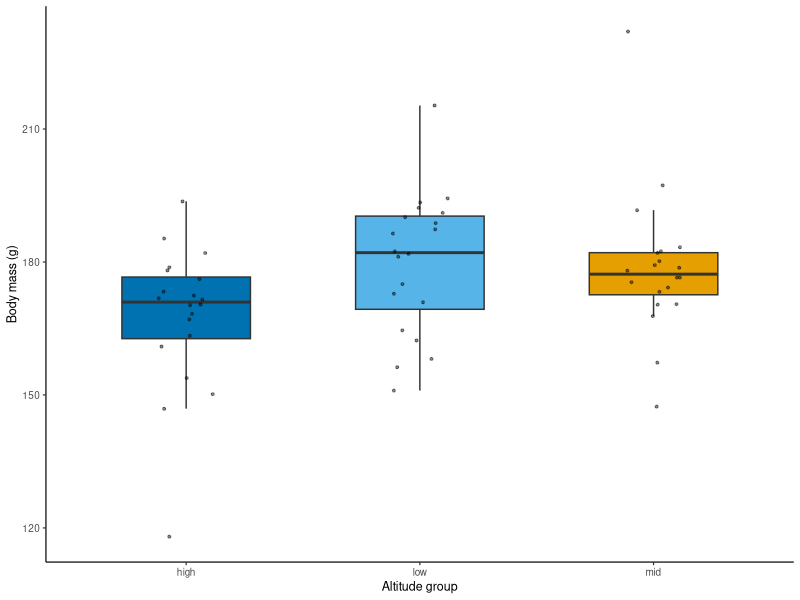
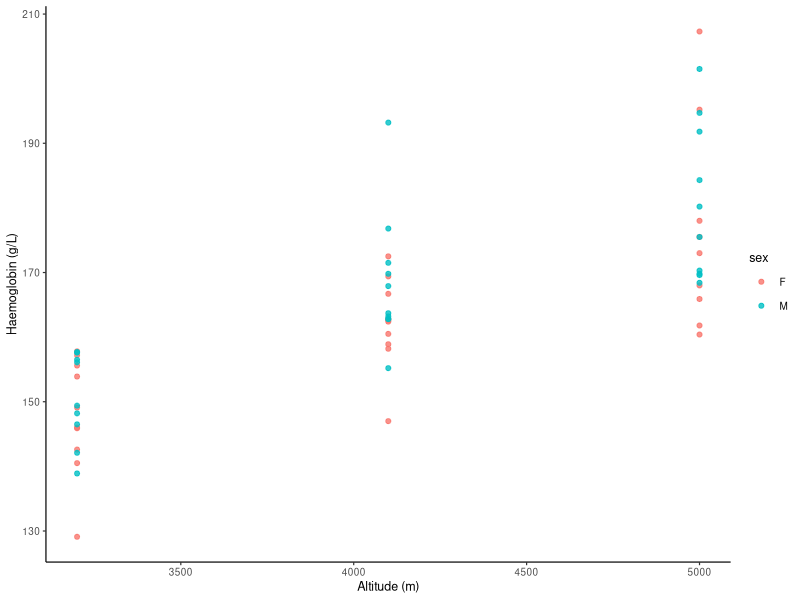
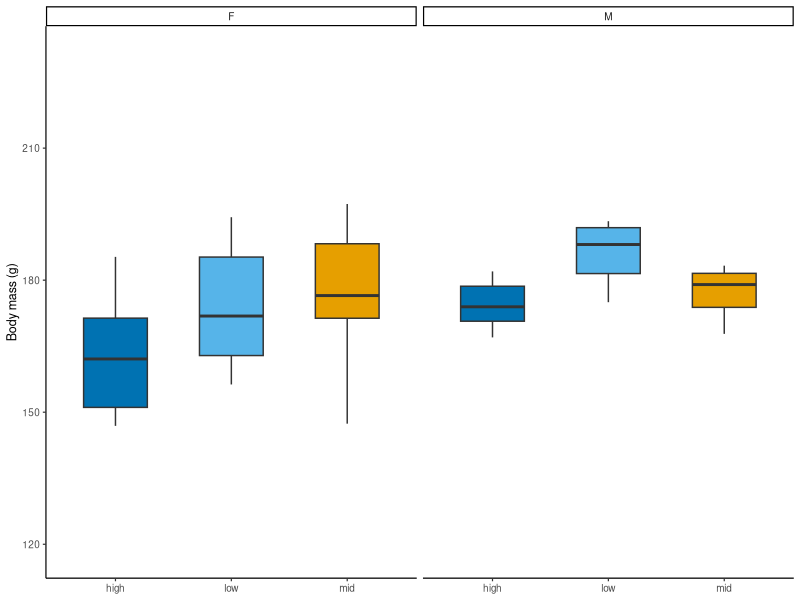

Write R code to recreate these figures, in order.
library(readr); library(ggplot2)
pika <- read_csv(here::here("assets/data/pika_physiology.csv"),
                 show_col_types = FALSE)
dir.create(here::here("figures"), showWarnings = FALSE)
p_mass <- ggplot(pika, aes(altitude_group, body_mass_g, fill = altitude_group)) +
  geom_boxplot(width = .55, outlier.shape = NA) +
  geom_jitter(width = .12, alpha = .45, size = .7) +
  scale_fill_manual(values = c(low = "#56B4E9", mid = "#E69F00",
                               high = "#0072B2"), guide = "none") +
  labs(x = "Altitude group", y = "Body mass (g)") +
  theme_classic(base_size = 9)
p_hb <- ggplot(pika[!is.na(pika$hemoglobin_g_l), ],
               aes(altitude_m, hemoglobin_g_l, colour = sex)) +
  geom_point(size = 1.4, alpha = .8) +
  labs(x = "Altitude (m)", y = "Haemoglobin (g/L)") +
  theme_classic(base_size = 9)
p_sex <- ggplot(pika, aes(altitude_group, body_mass_g, fill = altitude_group)) +
  geom_boxplot(width = .55, outlier.shape = NA) +
  facet_wrap(~sex, nrow = 1) +
  scale_fill_manual(values = c(low = "#56B4E9", mid = "#E69F00",
                               high = "#0072B2"), guide = "none") +
  labs(x = NULL, y = "Body mass (g)") +
  theme_classic(base_size = 9)
ggsave(here::here("figures/fig_explore_mass.svg"), p_mass,
       width = 89, height = 55, units = "mm")
ggsave(here::here("figures/fig_explore_hb.svg"), p_hb,
       width = 89, height = 55, units = "mm")
ggsave(here::here("figures/fig_explore_sex.svg"), p_sex,
       width = 89, height = 65, units = "mm")
file.exists(here::here(c("figures/fig_explore_mass.svg",
                         "figures/fig_explore_hb.svg",
                         "figures/fig_explore_sex.svg")))
